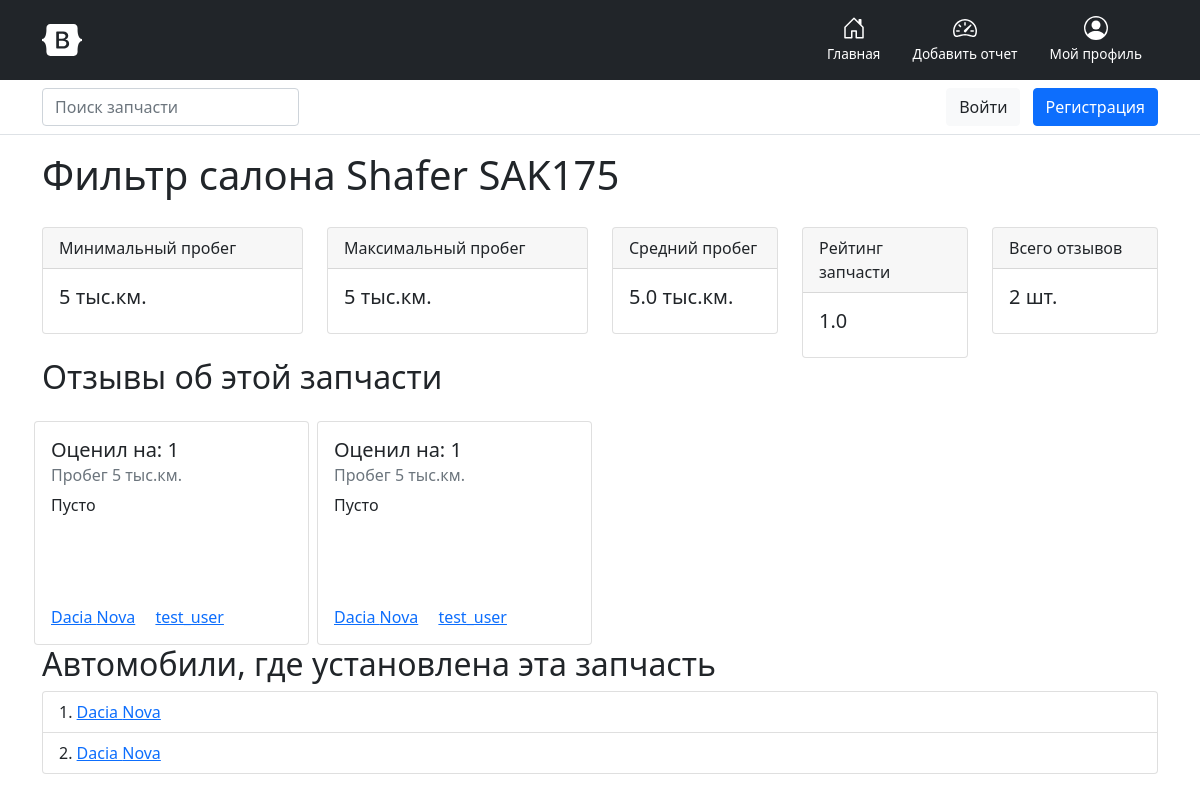
The app's page /spare_part/7/ with its own data.
### mileage/models.py (models this page shows, shortened)
class SparePart(models.Model):
    name = models.CharField(max_length=255, db_index=True, verbose_name='Название')
    brand = models.CharField(max_length=255, db_index=True, verbose_name="Производитель")
    number = models.CharField(max_length=30, db_index=True, verbose_name="Номер (артикул)")
    category = models.ForeignKey(SparePartCategory, on_delete=models.PROTECT, verbose_name="Категория")
    def __str__(self):
        return ' '.join([self.name, self.brand, self.number])
    class Meta:
        verbose_name = 'Запчасть'
        verbose_name_plural = 'Запчасти'
        ordering = ['category', 'name']

class Review(models.Model):
    RATING_VALUES = [
        ('1', 'Ужасно'), ('2', 'Плохо'), ('3', 'Сносно'), ('4', 'Хорошо'), ('5', 'Отлично'),
    ]
    spare_part = models.ForeignKey(SparePart, on_delete=models.PROTECT, verbose_name="Запчасть")
    mileage = models.SmallIntegerField(verbose_name="Пробег, тыс.км")
    car_brand = models.ForeignKey(CarBrand, on_delete=models.PROTECT, verbose_name="Марка авто")
    car_model = models.ForeignKey(CarModel, on_delete=models.PROTECT, verbose_name="Модель авто")
    owner = models.ForeignKey(User, on_delete=models.CASCADE, verbose_name="Владелец")
    rating = models.CharField(max_length=1, choices=RATING_VALUES, verbose_name="Рейтинг", default=3)
    review = models.TextField(max_length=1000, blank=True, verbose_name="Отзыв")
    class Meta:
        verbose_name = 'Отзыв'
        verbose_name_plural = 'Отзывы'
        ordering = ['spare_part']

class CarBrand(models.Model):
    brand = models.CharField(max_length=40, choices=(), unique=True, verbose_name="Марка")
    def __str__(self):
        return self.brand
    class Meta:
        verbose_name = 'Марка авто'
        verbose_name_plural = 'Марки авто'
        ordering = ['brand']

class CarModel(models.Model):
    model_name = models.CharField(max_length=60, db_index=True, verbose_name="Модель")
    brand_id = models.SmallIntegerField(verbose_name="ID марки")
    def __str__(self):
        return self.model_name
    def get_absolute_url(self):
        return reverse_lazy('model_info', kwargs={'model_id': self.pk})
    class Meta:
        verbose_name = 'Модель авто'
        verbose_name_plural = 'Модели авто'
        ordering = ['brand_id']

### mileage/views.py (the view)
# urls.py: path('spare_part/<int:spare_part_id>/', get_spare_part, name='get_spare_part'),
def get_spare_part(request, spare_part_id):
    spare_part = get_object_or_404(SparePart, pk=spare_part_id)
    spare_parts_mileages = Review.objects.filter(spare_part_id=spare_part_id).order_by('-mileage')
    max_mileage = spare_parts_mileages.aggregate(Max('mileage'))
    min_mileage = spare_parts_mileages.aggregate(Min('mileage'))
    avg_mileage = spare_parts_mileages.aggregate(Avg('mileage'))
    avg_rating = spare_parts_mileages.aggregate(Avg('rating'))
    records_count = spare_parts_mileages.count()
    cars = spare_part.review_set.all()
    context = {
        'spare_part': spare_part,
        'min_mileage': min_mileage['mileage__min'],
        'max_mileage': max_mileage['mileage__max'],
        'avg_mileage': avg_mileage['mileage__avg'],
        'avg_rating': avg_rating['rating__avg'],
        'records_count': records_count,
        'spare_parts_mileages': spare_parts_mileages,
        'cars': cars,
    }
    return render(request, 'mileage/spare_part.html', context)

### mileage/models.py (called while the page is built)
    def get_absolute_url(self):
        return reverse_lazy('user_profile_page', kwargs={'user_id': self.pk})

### mileage/templates/mileage/spare_part.html (shortened to what this page needs)
{% extends 'base.html' %}
{% block body %}
<h1>{{ spare_part }}</h1>
<div class="row">
  <div class="col-sm-3" style="margin-top: 20px">
    <div class="card">
      <div class="card-header">
        Минимальный пробег
      </div>
      <div class="card-body">
        <h5 class="card-title">{{ min_mileage }} тыс.км.</h5>
      </div>
    </div>
  </div>
  <div class="col-sm-3" style="margin-top: 20px">
    <div class="card">
      <div class="card-header">
        Максимальный пробег
      </div>
      <div class="card-body">
        <h5 class="card-title">{{ max_mileage }} тыс.км.</h5>
      </div>
    </div>
    </div>
  <div class="col-sm-2" style="margin-top: 20px">
    <div class="card">
      <div class="card-header">
        Средний пробег
      </div>
      <div class="card-body">
        <h5 class="card-title">{{ avg_mileage }} тыс.км.</h5>
      </div>
    </div>
    </div>
  <div class="col-sm-2" style="margin-top: 20px">
    <div class="card">
      <div class="card-header">
        Рейтинг запчасти
      </div>
      <div class="card-body">
        <h5 class="card-title">{{ avg_rating }}</h5>
      </div>
    </div>
    </div>
  <div class="col-sm-2" style="margin-top: 20px">
    <div class="card">
      <div class="card-header">
        Всего отзывов
      </div>
      <div class="card-body">
        <h5 class="card-title">{{ records_count }} шт.</h5>
      </div>
    </div>
    </div>
    <h2>Отзывы об этой запчасти</h2>
  <div class="row row-cols-1 row-cols-md-4 g-2">
    {% for item in spare_parts_mileages %}
   <div class="col">
    <div class="card" style="height: 14rem;">
      <div class="card-body text-dark">
        <h5 class="card-title">Оценил на: {{ item.rating }}</h5>
        <h6 class="card-subtitle mb-2 text-muted">Пробег {{ item.mileage }} тыс.км.</h6>
        <p class="card-text" style="min-height: 6em;">{% if item.review %}{{ item.review|truncatechars:120 }}{% else %}Пусто{% endif %}</p>
        <a href="{{ item.car_model.get_absolute_url }}" class="card-link">{{ item.car_brand }} {{ item.car_model }}</a>
        <a href="{{ item.owner.profile.get_absolute_url }}" class="card-link">{{ item.owner.username }}</a>
      </div>
    </div>
    </div>
     {% empty %}
        <p>Еще никто не оствил отзыв</p>
    {% endfor %}
  </div>
    </div>
     <h2>Автомобили, где установлена эта запчасть</h2>
    <ol class="list-group list-group-numbered">
        {% for item in cars %}
            <li class="list-group-item"><a href="{{ item.car_model.get_absolute_url }}">
                {{ item.car_brand }} {{ item.car_model }}</a></li>
        {% empty %}
            <p>Еще ничего нет</p>
        {% endfor %}
    </ol>
{% endblock %}

### records on screen
SparePart: name+brand+number "Фильтр салона Shafer SAK175"
Review: rating "1", mileage "5", review "Пусто", car_brand "Dacia", car_model "Nova", owner.username "test_user"
Review: rating "1", mileage "5", review "Пусто", car_brand "Dacia", car_model "Nova", owner.username "test_user"

### other values on screen
{{ min_mileage }} "5"
{{ max_mileage }} "5"
{{ avg_mileage }} "5.0"
{{ avg_rating }} "1.0"
{{ records_count }} "2"
